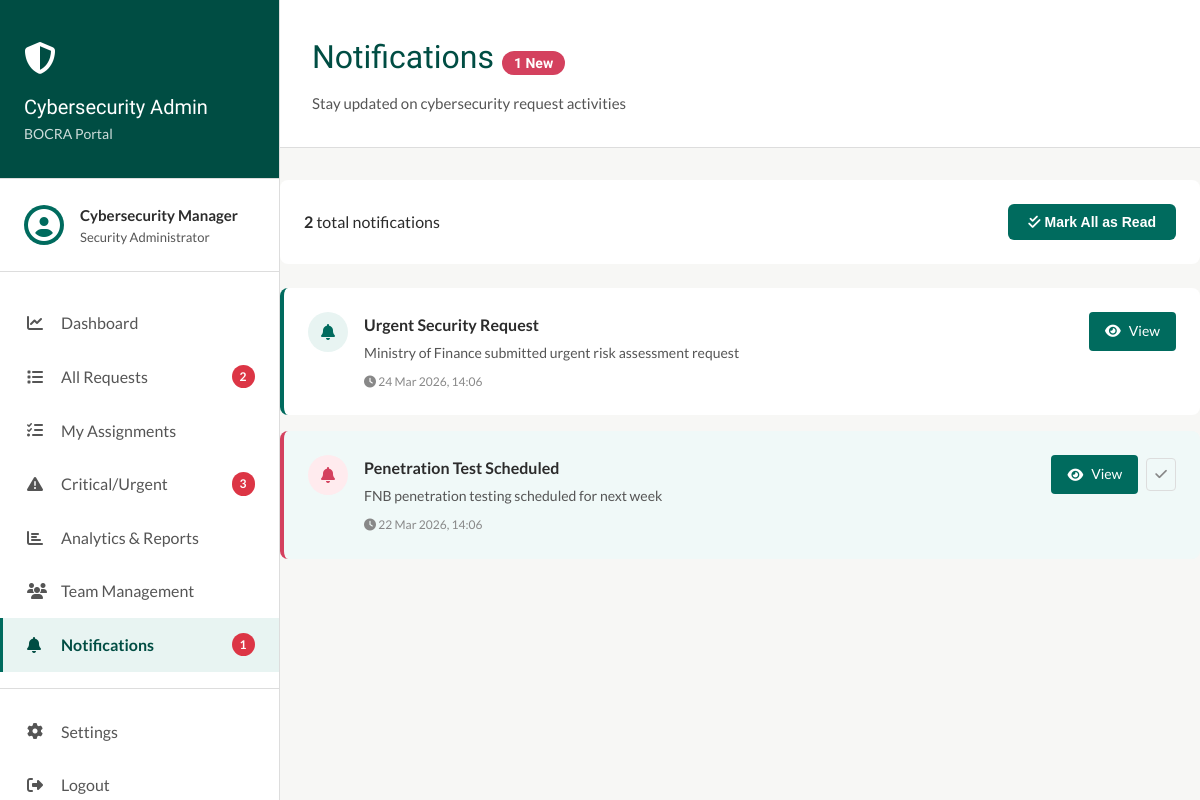
The app's page /cybersecurity-admin/notifications.php (signed in) with its own data.
### tables this page shows
CREATE TABLE notifications (
    id INT AUTO_INCREMENT PRIMARY KEY,
    user_id INT,
    recipient_email VARCHAR(255),
    type ENUM('license_update', 'complaint_update', 'cyber_update', 'system_alert', 'assignment') NOT NULL,
    title VARCHAR(255) NOT NULL,
    message TEXT NOT NULL,
    link VARCHAR(500),
    is_read BOOLEAN DEFAULT FALSE,
    created_at TIMESTAMP DEFAULT CURRENT_TIMESTAMP,
    FOREIGN KEY (user_id) REFERENCES users(id) ON DELETE CASCADE,
    INDEX idx_user (user_id),
    INDEX idx_is_read (is_read),
    INDEX idx_created (created_at)
);

### backend/config.php (called while the page is built, shortened)
<?php
function getDB() {
    static $pdo = null;
    if ($pdo === null) {
        try {
            $pdo = new PDO(
                "mysql:host=" . DB_HOST . ";dbname=" . DB_NAME . ";charset=utf8mb4",
                DB_USER,
                DB_PASS,
                [
                    PDO::ATTR_ERRMODE => PDO::ERRMODE_EXCEPTION,
                    PDO::ATTR_DEFAULT_FETCH_MODE => PDO::FETCH_ASSOC,
                    PDO::ATTR_EMULATE_PREPARES => false
                ]
            );
        } catch (PDOException $e) {
            die("Database connection failed: " . $e->getMessage());
        }
    }
    return $pdo;
}
function dbQuery($sql, $params = []) {
    $pdo = getDB();
    $stmt = $pdo->prepare($sql);
    $stmt->execute($params);
    return $stmt->fetchAll();
}

### cybersecurity-admin/notifications.php (the view, shortened to what this page needs)
<?php
require_once __DIR__ . '/../backend/config.php';
$user_id = $_SESSION['user_id'];
$notifications = dbQuery("SELECT * FROM notifications WHERE user_id = ? ORDER BY created_at DESC", [$user_id]);
$unread_count = dbQuery("SELECT COUNT(*) as count FROM notifications WHERE user_id = ? AND is_read = 0", [$user_id])[0]['count'];
?>
<!DOCTYPE html>
<html lang="en">
<head>
    <link rel="stylesheet" href="https://cdnjs.cloudflare.com/ajax/libs/font-awesome/6.4.0/css/all.min.css">
    <link rel="stylesheet" href="<?php echo BASE_URL; ?>/assets/portal-styles.css">
</head>
<body>
    <?php include 'sidebar.php'; ?>
    <div class="main-content">
        <div class="content-header">
            <h1>Notifications<?php if ($unread_count > 0): ?><span class="unread-badge"><?php echo $unread_count; ?> New</span><?php endif; ?></h1>
            <p>Stay updated on cybersecurity request activities</p>
        </div>
        <?php if (count($notifications) > 0): ?>
            <?php if ($unread_count > 0): ?>
                <div style="background: white; padding: 1.5rem; border-radius: 8px; margin-bottom: 1.5rem; display: flex; justify-content: space-between; align-items: center;">
                    <div><strong><?php echo count($notifications); ?></strong> total notifications</div>
                    <form method="POST" style="margin: 0;"><button type="submit" name="mark_all_read" class="btn btn-primary"><i class="fas fa-check-double"></i> Mark All as Read</button></form>
                </div>
            <?php endif; ?>
            <div class="notifications-list">
                <?php foreach ($notifications as $notif): ?>
                    <div class="notification-item <?php echo $notif['is_read'] ? '' : 'unread'; ?>">
                        <div class="notification-icon"><i class="fas fa-bell"></i></div>
                        <div class="notification-content">
                            <div class="notification-title"><?php echo htmlspecialchars($notif['title']); ?></div>
                            <div class="notification-message"><?php echo htmlspecialchars($notif['message']); ?></div>
                            <div class="notification-time"><i class="fas fa-clock"></i> <?php
                                $time_diff = time() - strtotime($notif['created_at']);
                                echo $time_diff < 3600 ? round($time_diff / 60) . ' minutes ago' : ($time_diff < 86400 ? round($time_diff / 3600) . ' hours ago' : date('d M Y, H:i', strtotime($notif['created_at'])));
                            ?></div>
                        </div>
                        <div style="display: flex; gap: 0.5rem; align-items: center;">
                            <?php if (!empty($notif['link'])): ?><a href="<?php echo htmlspecialchars($notif['link']); ?>" class="action-link"><i class="fas fa-eye"></i> View</a><?php endif; ?>
                            <?php if (!$notif['is_read']): ?><form method="POST" style="margin: 0;"><input type="hidden" name="notification_id" value="<?php echo $notif['id']; ?>"><button type="submit" name="mark_read" class="mark-read-btn" title="Mark as read"><i class="fas fa-check"></i></button></form><?php endif; ?>
                        </div>
                    </div>
                <?php endforeach; ?>
            </div>
        <?php else: ?>
            <div style="text-align: center; padding: 4rem; background: white; border-radius: 8px;"><i class="fas fa-bell-slash" style="font-size: 4rem; color: #ddd; margin-bottom: 1rem;"></i><h3>No Notifications</h3><p style="color: #888;">You don't have any notifications yet.</p></div>
        <?php endif; ?>
    </div>
</body>
</html>

### assets/portal-styles.css (style rules this page uses)
:root { --teal: #006B5E; --teal-dark: #004D43; --teal-light: #E8F4F2; --gold: #C9A227; --charcoal: #2C2C2C; --mid: #555555; --light: #888888; --border: #DDDDDD; --bg: #F7F7F5; --white: #FFFFFF; --danger: #DC3545; --success: #28A745; --warning: #FFC107; --info: #17A2B8; }
* { margin: 0; padding: 0; box-sizing: border-box; }
body { font-family: 'Lato', sans-serif; color: var(--charcoal); line-height: 1.6; background: var(--bg); }
h1, h2, h3, h4, h5, h6 { font-family: 'Forum', serif; font-weight: 400; color: var(--teal-dark); }
.main-content { flex: 1; margin-left: 280px; background: var(--bg); }
.btn { display: inline-block; padding: 0.625rem 1.25rem; font-size: 0.875rem; font-weight: 600; text-decoration: none; border: none; border-radius: 6px; cursor: pointer; transition: all 0.2s; text-align: center; }
.btn-primary { background: var(--teal); color: var(--white); }
body { display: flex; margin: 0; padding: 0; }
.content-header { background: var(--white); padding: 2rem; border-bottom: 1px solid var(--border); margin-bottom: 2rem; }
.content-header h1 { font-size: 2rem; margin-bottom: 0.5rem; }
.content-header p { color: var(--mid); font-size: 0.9375rem; }

### cybersecurity-admin/notifications.php (style rules this page uses)
.unread-badge { background: #D4415E; color: white; padding: 0.25rem 0.75rem; border-radius: 12px; font-size: 0.875rem; font-weight: 600; margin-left: 0.5rem; }
.notifications-list { display: flex; flex-direction: column; gap: 1rem; }
.notification-item { background: white; padding: 1.5rem; border-radius: 8px; border-left: 4px solid #006B5E; display: flex; gap: 1rem; align-items: start; }
.notification-item.unread { background: #F0F9F8; border-left-color: #D4415E; }
.notification-icon { width: 40px; height: 40px; border-radius: 50%; background: #E8F4F2; color: #006B5E; display: flex; align-items: center; justify-content: center; flex-shrink: 0; }
.notification-item.unread .notification-icon { background: #FFEBEE; color: #D4415E; }
.notification-content { flex: 1; }
.notification-title { font-weight: 700; font-size: 1rem; color: #2C2C2C; margin-bottom: 0.25rem; }
.notification-message { color: #555; font-size: 0.875rem; margin-bottom: 0.5rem; }
.notification-time { color: #888; font-size: 0.75rem; }
.action-link { padding: 0.5rem 1rem; background: #006B5E; color: white; border-radius: 4px; text-decoration: none; font-size: 0.875rem; display: inline-flex; align-items: center; gap: 0.5rem; }
.mark-read-btn { padding: 0.5rem; background: transparent; border: 1px solid #ddd; border-radius: 4px; cursor: pointer; color: #888; }

### records on screen
notifications: title "Urgent Security Request", message "Ministry of Finance submitted urgent risk assessment request", created_at "24 Mar 2026, 14:06"
notifications: title "Penetration Test Scheduled", message "FNB penetration testing scheduled for next week", created_at "22 Mar 2026, 14:06"

### other values on screen
$_SESSION['name'] "Cybersecurity Manager"
$pending "2"
$critical "3"
$unread "1"
$unread_count "1"
count($notifications) "2"
